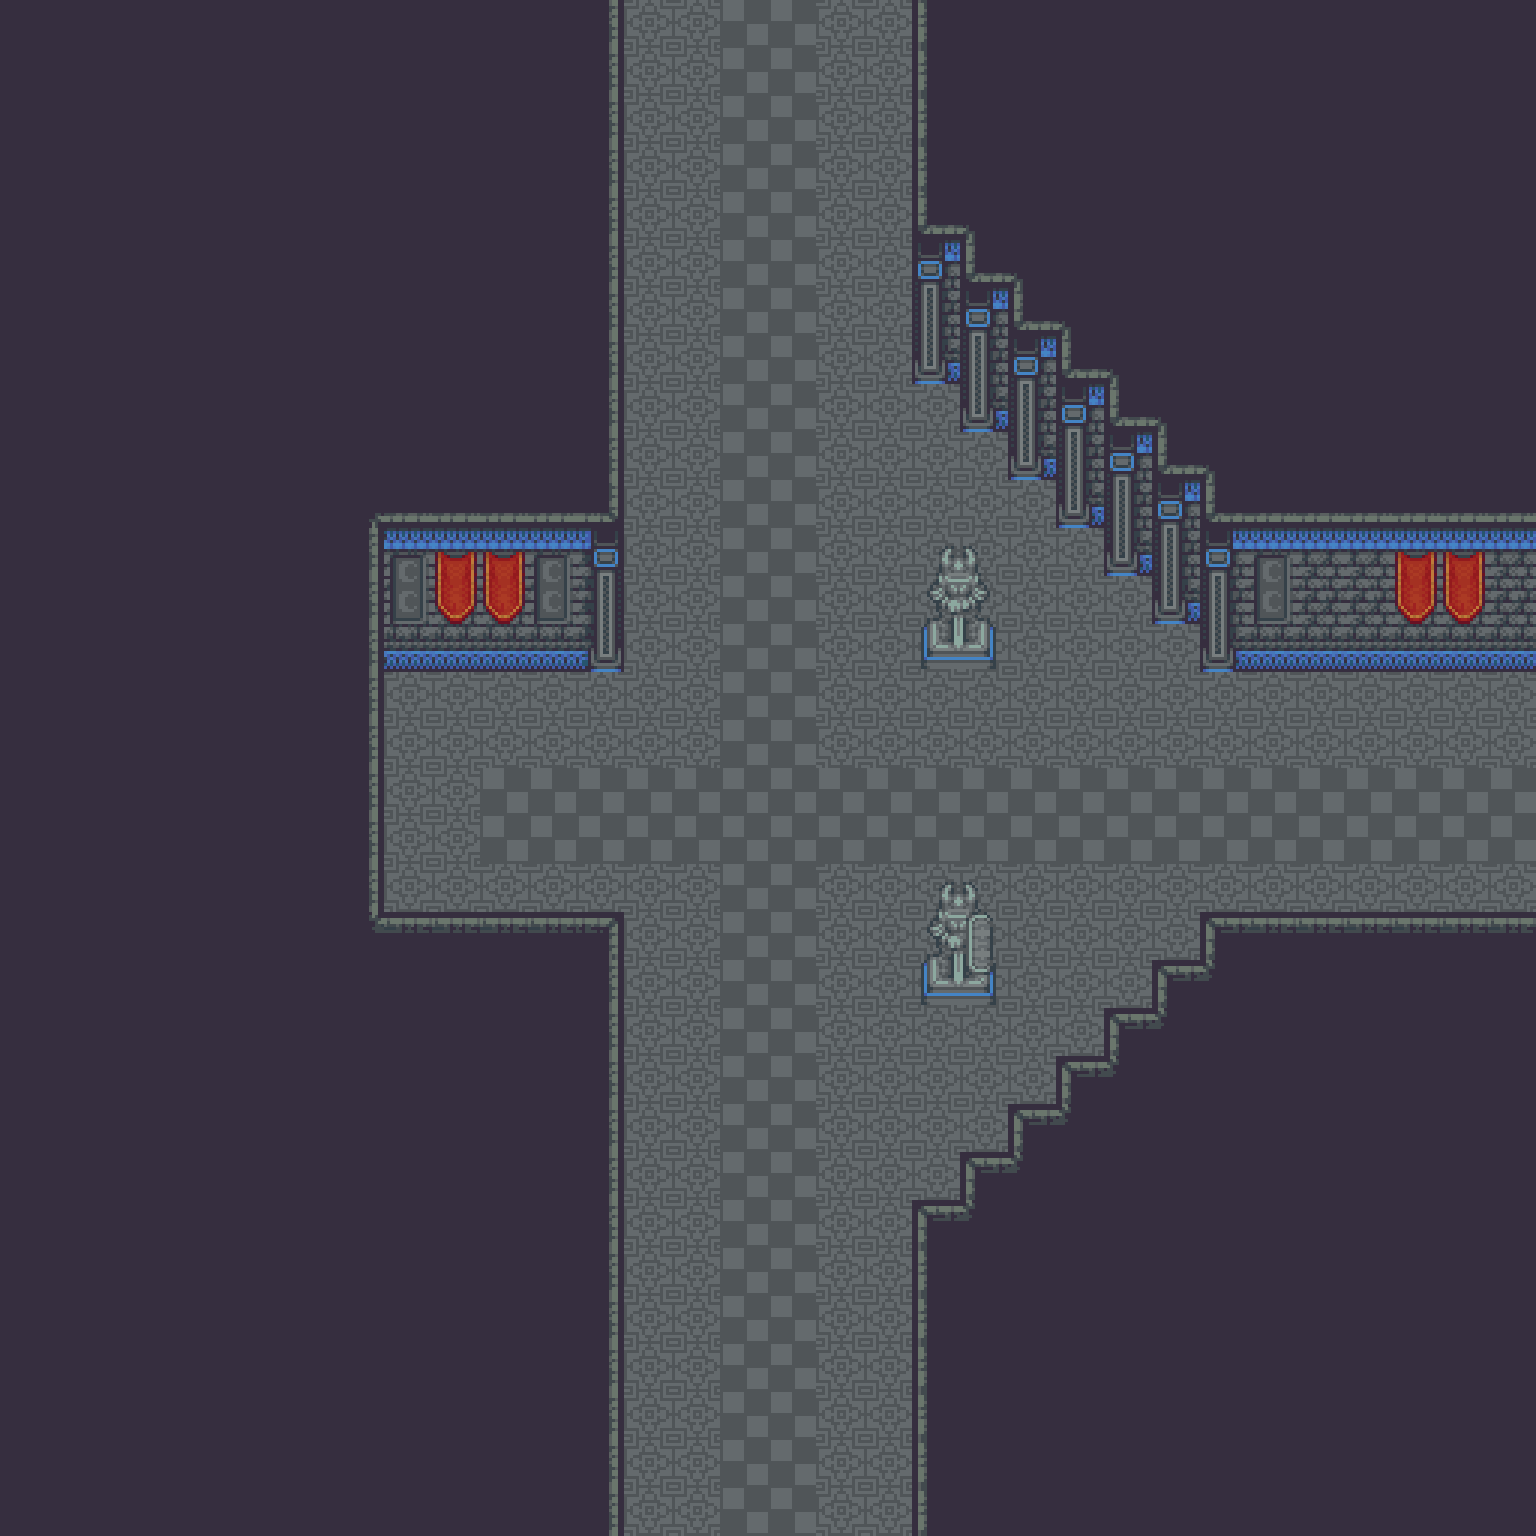

A level layout from a 2D game, rendered from its tile map. Below: a short description, then the map file with tile-grid data replaced by summaries:
An orthogonal 32x32 tile map with 48x48 px tiles, 2 tile layers (Floor, Furnishing) and 1 object.

<map version="1.2" tiledversion="1.3.4" orientation="orthogonal" renderorder="right-down" width="32" height="32" tilewidth="48" tileheight="48" infinite="0" nextlayerid="4" nextobjectid="2">
 <tileset firstgid="1" source="Castle.tsx" />
 <layer id="2" name="Floor" width="32" height="32">
  <data>[1024 cells, 1024 non-empty, 2 distinct tile ids]</data>
 </layer>
 <layer id="1" name="Furnishing" width="32" height="32">
  <data>[1024 cells, 712 non-empty, 40 distinct tile ids]</data>
 </layer>
 <objectgroup id="3" name="Props">
  <object id="1" gid="235" x="432" y="816" width="48" height="48">
   <properties>
    <property name="I" value="[ChestSpawn]" />
   </properties>
  </object>
 </objectgroup>
</map>
